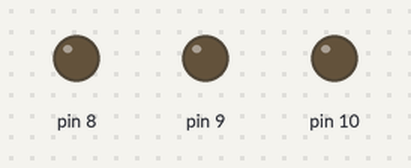
A sketch run on a simulated Arduino Uno, built with avr-gcc and run on an emulated ATmega328P. Shown: output pins drawn as LEDs (lit = HIGH).

Above: at 0.2 s.
At 1.7 s:
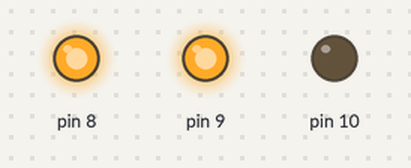
At 2.7 s:
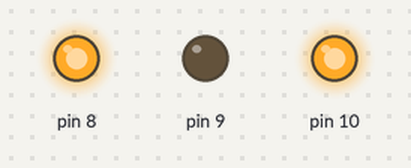
At 3.7 s:
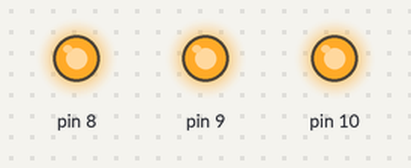
At 6.2 s:
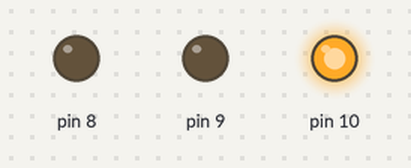
At 8.7 s:
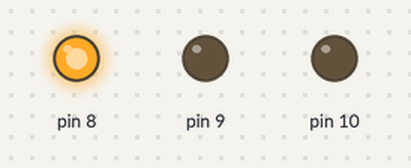
Timing chart, 0 to 9.2 s (numbered marks = the images above):
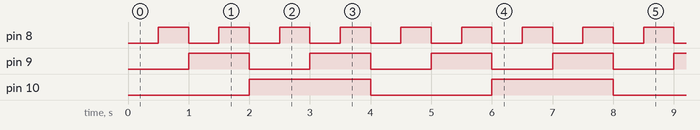

Measured:
- by itself, pin 8: alternates HIGH for 0.50 s and LOW for 0.50 s
- by itself, pin 9: alternates HIGH for 1.0 s and LOW for 1.0 s
- by itself, pin 10: alternates HIGH for 2.0 s and LOW for 2.0 s

The sketch:

19_task_scheduler_struct.ino
```cpp
/*
 * Challenge #19: Task Scheduler Using Structs
 *
 * Sketch Name:
 *
 *   19_task_scheduler_struct
 *
 * Objective:
 *
 *   Refactor the multi-timer scheduler to
 *   use a struct instead of parallel arrays.
 *
 * Hardware:
 *
 *   LED1 -> Pin 8
 *   LED2 -> Pin 9
 *   LED3 -> Pin 10
 *
 * Behaviour:
 *
 *   LED1 toggles every 500ms
 *   LED2 toggles every 1000ms
 *   LED3 toggles every 2000ms
 *
 * Requirements:
 *
 *   Create a struct that stores:
 *
 *       - Led
 *       - Timer
 *       - Interval
 *
 * Example:
 *
 *   struct Task {
 *       ...
 *   };
 *
 * Create an array of tasks.
 *
 * The scheduler should iterate through
 * the array and update each task.
 *
 * Rules:
 *
 *   - Use millis().
 *   - Do not use delay().
 *   - Do not use separate arrays:
 *
 *         leds[]
 *         timers[]
 *         intervals[]
 *
 *   - Use a single array of structs.
 *
 * Concepts Practiced:
 *
 *   C++:
 *     - Structs
 *     - Arrays of Structs
 *     - Data Modeling
 *     - Aggregation
 *
 *   Embedded:
 *     - Task Scheduling
 *     - Scalable Firmware Design
 *     - Periodic Tasks
 *
 * Learning Goal:
 *
 *   Learn how to group related data
 *   together.
 *
 * Move from:
 *
 *   leds[i]
 *   timers[i]
 *   intervals[i]
 *
 * to:
 *
 *   tasks[i]
 *
 * where all information required to
 * execute a task lives in one place.
 */


#include "Led.h"
#include <Arduino.h>

struct Task {
  Led led;
  unsigned long timer;
  unsigned long interval;
};

Task tasks[] = {{8, 0, 500}, {9, 0, 1000}, {10, 0, 2000}};
void setup() {

};
void loop() {
  for (Task &task : tasks) {
    if (millis() - task.timer >= task.interval) {
      task.led.toggle();
      task.timer += task.interval;
    }
  }
};
```

Led.h
```cpp
#pragma once
#include <Arduino.h>

class Led {
private:
  uint8_t pin;
  bool state;
  void write() { digitalWrite(pin, state); }

public:
  Led(uint8_t p) {
    pin = p;
    state = false;
    pinMode(pin, OUTPUT);
    write();
  }

  void toggle() {
    state = !state;
    write();
  }
  void on() {
    state = true;
    write();
  }

  void off() {
    state = false;
    write();
  }

  bool isOn() { return state; }
};
```
